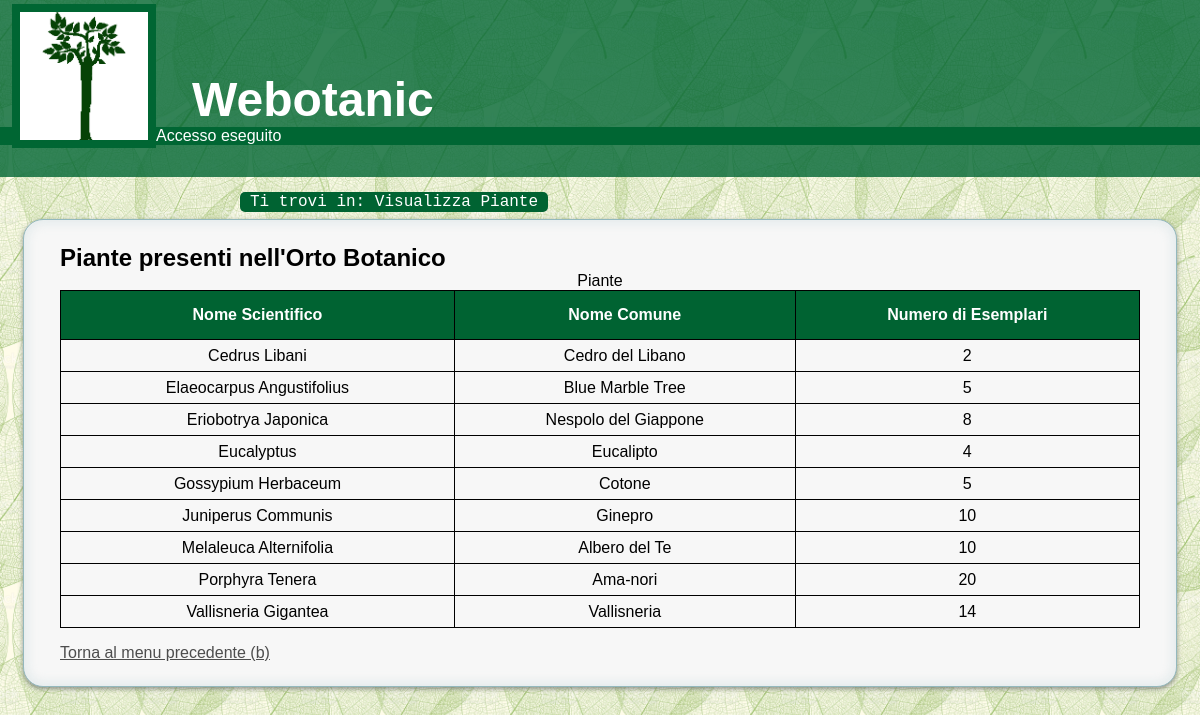
The page /visualPiante.php (signed in) on the database its author committed.
### tables this page shows
CREATE TABLE Piante (
    NomeScientifico VARCHAR(50) PRIMARY KEY,
    NomeComune VARCHAR(50),
    NumEsemplari SMALLINT(3) DEFAULT 0,
    AltezzaCm SMALLINT(5) DEFAULT 0,
    Descrizione VARCHAR(2000) DEFAULT NULL,
    Gruppo VARCHAR(3),
    Fusto ENUM('Eretto', 'Rampicante', 'Strisciante', 'Rampante'),
    Radice ENUM('Ramosa', 'Tuberiforme', 'Fascicolata', 'A fittone', 'Avventizia', 'Aerea'),
    Immagine VARCHAR(50),
    Alt VARCHAR(200),
    FOREIGN KEY (Gruppo)
        REFERENCES Gruppi (Id)
        ON UPDATE CASCADE 
);

### visualPiante.php (the view, shortened to what this page needs)
<?php
if( !isset($_SESSION['logged']) or $_SESSION['logged']==0)
        header("Location: errore.html");
else
{
    $sql = "SELECT NomeScientifico, NomeComune, NumEsemplari FROM Piante";
    require "php/connessione.php";
    $output = $connessione->query($sql);
    $page = file_get_contents("templates/admin/visualPiante.txt");
    if(!$output){
        $stampa = servError() ;
        $page = str_replace('contenuto', $stampa, $page);
    }
    else {
        $stampa = "";
        if($output->num_rows == 0) {
            $stampa .= "<div class=\"content\"> <p> Nessuna pianta trovata </p><p id=\"indietro\"><a href= \"adminPanel.php\">Torna al menu precedente</a></p> </div>";
            $page = str_replace('contenuto', $stampa, $page);
        }
        else {
             $table = file_get_contents('templates/admin/tabVisualPiante.txt');
             foreach($output as $campo => $cont) {
                $stampa .= "<tr> \n \t";
                foreach($cont as $i => $val) {
                    $stampa .= "<td>".$val."</td> \n \t";
                }
                $stampa .="</tr>\n";
            }
            $table =str_replace('corpoTabella', $stampa, $table);
            $page = str_replace('contenuto', $table, $page);
        }
    }
    echo $page;
}
?>

### css/main.css (style rules this page uses)
* { padding: 0; margin: 0; }
html, body { font-family: Verdana, Arial, Helvetica, sans-serif; background-image: url("../images/sfondo0.jpg"); background-size: 20%; background-repeat: repeat; height: 100%; }
#header { background-color: rgb(0, 102, 51); background-color: rgba(0, 102, 51, 0.8); padding-bottom: 2em; }
h1 { padding-top: 1.5em; margin-left: 8em; font-size: 3em; color: #fff; }
#logo { float:left; height: 8em; width: 8em; margin: 0.25em 0 0 12em; border: 0.5em solid #063; }
#accesso p { background: rgb(0, 102, 51); color: #fff; }
#breadcrumb { margin-left: 20%; margin-top: 1em; margin-bottom: 0.5em; font-family: Consolas, monaco, monospace; }
#breadcrumb p { display: inline; background: #006332; color: #fff; font: bold; padding: 1px 10px; -webkit-border-radius: 5px 5px 5px 5px; border-radius: 5px 5px 5px 5px; }
#content, #content_form, #content_admin, #content_adminpanel { overflow-y: hidden; padding: 2% 3%; background: rgb(247, 247, 247); border: 1px solid rgba(147, 184, 189,1); box-shadow: 0pt 2px 5px rgba(105, 108, 109, 0.7), 0px 0px 8px 5px rgba(208, 223, 226, 0.4) inset; border-radius: 20px; }
#content_admin, #content_adminpanel { width: 90%; margin: auto; }
#content_admin table, #content_admin th, #content_admin td { border: 1px solid #000; }
#content_admin table { width: 100%; margin:auto; border-collapse: collapse; }
#content_admin th { height: 3em; background-color: #006332; color: white; }
#content_admin tr { text-align: center; height: 2em; }
#indietro { margin-top: 1em; }
#tornasu a, #indietro a, #tornahome a { color: #4d4d4d; }

### css/main_mid.css (style rules this page uses)
#logo { margin-left: 1%; }
h1 { margin-left: 4em; }

### css/main_small.css (style rules this page uses)
#logo { width: 3.5em; height: 3.5em; margin: 0; }
h1 { margin-left: 1em; padding-top: 0.5em; }
#breadcrumb { font-size: small; margin-left: 1%; }

### rows shown on the page
piante: NomeScientifico "Cedrus Libani", NomeComune "Cedro del Libano", NumEsemplari "2"
piante: NomeScientifico "Elaeocarpus Angustifolius", NomeComune "Blue Marble Tree", NumEsemplari "5"
piante: NomeScientifico "Eriobotrya Japonica", NomeComune "Nespolo del Giappone", NumEsemplari "8"
piante: NomeScientifico "Eucalyptus", NomeComune "Eucalipto", NumEsemplari "4"
piante: NomeScientifico "Gossypium Herbaceum", NomeComune "Cotone", NumEsemplari "5"
piante: NomeScientifico "Juniperus Communis", NomeComune "Ginepro", NumEsemplari "10"
piante: NomeScientifico "Melaleuca Alternifolia", NomeComune "Albero del Te", NumEsemplari "10"
piante: NomeScientifico "Porphyra Tenera", NomeComune "Ama-nori", NumEsemplari "20"
piante: NomeScientifico "Vallisneria Gigantea", NomeComune "Vallisneria", NumEsemplari "14"

### other values the page prints
$page "Webotanic Accesso eseguito Ti trovi in: Visualizza Piante Piante presenti nell'Orto Botanico Piante Nome Scientifico Nome Comune Numero di Esemplari"
